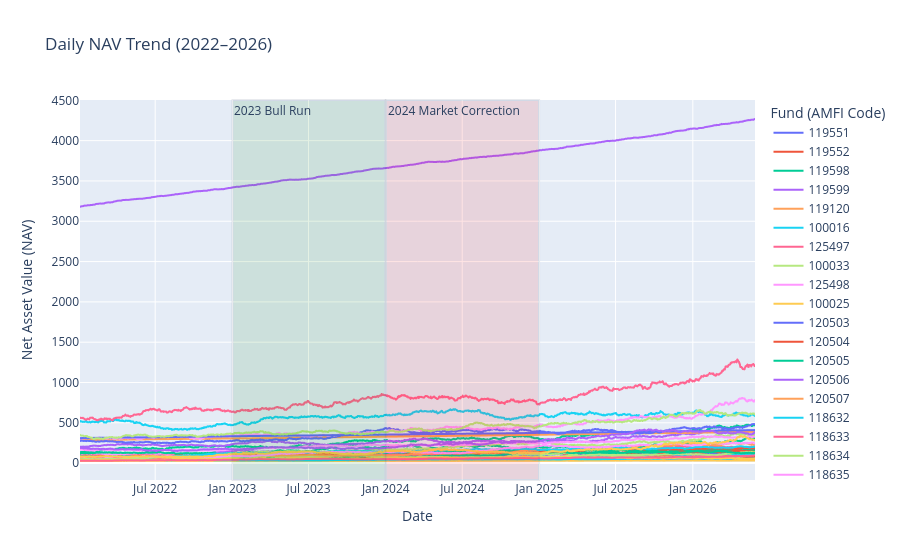

Notebook cell for this chart:
### Code cell
fig = px.line(
    nav,
    x="date",
    y="nav",
    color="amfi_code",
    title="Daily NAV Trend (2022–2026)",
    labels={
        "date": "Date",
        "nav": "Net Asset Value (NAV)",
        "amfi_code": "Fund (AMFI Code)"
    }
)

# Highlight Bull Run
fig.add_vrect(
    x0="2023-01-01",
    x1="2023-12-31",
    fillcolor="green",
    opacity=0.1,
    annotation_text="2023 Bull Run",
    annotation_position="top left"
)

# Highlight Market Correction
fig.add_vrect(
    x0="2024-01-01",
    x1="2024-12-31",
    fillcolor="red",
    opacity=0.1,
    annotation_text="2024 Market Correction",
    annotation_position="top left"
)

fig.show()

### Figure 1 — Plotly figure (JSON) as saved in the notebook; plotly's stock layout.template omitted (floating-point values rounded to 4 significant figures; data arrays with more than 128 entries replaced by an {"elided": "..."} marker saying what was removed)
{"data": [{"hovertemplate": "Fund (AMFI Code)=119551<br>Date=%{x}<br>Net Asset Value (NAV)=%{y}<extra></extra>", "legendgroup": "119551", "line": {"color": "#636efa", "dash": "solid"}, "marker": {"symbol": "circle"}, "mode": "lines", "name": "119551", "showlegend": true, "type": "scattergl", "x": {"elided": "1150 str values"}, "xaxis": "x", "y": {"elided": "1150 float values"}, "yaxis": "y"}, {"hovertemplate": "Fund (AMFI Code)=119552<br>Date=%{x}<br>Net Asset Value (NAV)=%{y}<extra></extra>", "legendgroup": "119552", "line": {"color": "#EF553B", "dash": "solid"}, "marker": {"symbol": "circle"}, "mode": "lines", "name": "119552", "showlegend": true, "type": "scattergl", "x": {"elided": "1150 str values"}, "xaxis": "x", "y": {"elided": "1150 float values"}, "yaxis": "y"}, {"hovertemplate": "Fund (AMFI Code)=119598<br>Date=%{x}<br>Net Asset Value (NAV)=%{y}<extra></extra>", "legendgroup": "119598", "line": {"color": "#00cc96", "dash": "solid"}, "marker": {"symbol": "circle"}, "mode": "lines", "name": "119598", "showlegend": true, "type": "scattergl", "x": {"elided": "1150 str values"}, "xaxis": "x", "y": {"elided": "1150 float values"}, "yaxis": "y"}, {"hovertemplate": "Fund (AMFI Code)=119599<br>Date=%{x}<br>Net Asset Value (NAV)=%{y}<extra></extra>", "legendgroup": "119599", "line": {"color": "#ab63fa", "dash": "solid"}, "marker": {"symbol": "circle"}, "mode": "lines", "name": "119599", "showlegend": true, "type": "scattergl", "x": {"elided": "1150 str values"}, "xaxis": "x", "y": {"elided": "1150 float values"}, "yaxis": "y"}, {"hovertemplate": "Fund (AMFI Code)=119120<br>Date=%{x}<br>Net Asset Value (NAV)=%{y}<extra></extra>", "legendgroup": "119120", "line": {"color": "#FFA15A", "dash": "solid"}, "marker": {"symbol": "circle"}, "mode": "lines", "name": "119120", "showlegend": true, "type": "scattergl", "x": {"elided": "1150 str values"}, "xaxis": "x", "y": {"elided": "1150 float values"}, "yaxis": "y"}, {"hovertemplate": "Fund (AMFI Code)=100016<br>Date=%{x}<br>Net Asset Value (NAV)=%{y}<extra></extra>", "legendgroup": "100016", "line": {"color": "#19d3f3", "dash": "solid"}, "marker": {"symbol": "circle"}, "mode": "lines", "name": "100016", "showlegend": true, "type": "scattergl", "x": {"elided": "1150 str values"}, "xaxis": "x", "y": {"elided": "1150 float values"}, "yaxis": "y"}, {"hovertemplate": "Fund (AMFI Code)=125497<br>Date=%{x}<br>Net Asset Value (NAV)=%{y}<extra></extra>", "legendgroup": "125497", "line": {"color": "#FF6692", "dash": "solid"}, "marker": {"symbol": "circle"}, "mode": "lines", "name": "125497", "showlegend": true, "type": "scattergl", "x": {"elided": "1150 str values"}, "xaxis": "x", "y": {"elided": "1150 float values"}, "yaxis": "y"}, {"hovertemplate": "Fund (AMFI Code)=100033<br>Date=%{x}<br>Net Asset Value (NAV)=%{y}<extra></extra>", "legendgroup": "100033", "line": {"color": "#B6E880", "dash": "solid"}, "marker": {"symbol": "circle"}, "mode": "lines", "name": "100033", "showlegend": true, "type": "scattergl", "x": {"elided": "1150 str values"}, "xaxis": "x", "y": {"elided": "1150 float values"}, "yaxis": "y"}, {"hovertemplate": "Fund (AMFI Code)=125498<br>Date=%{x}<br>Net Asset Value (NAV)=%{y}<extra></extra>", "legendgroup": "125498", "line": {"color": "#FF97FF", "dash": "solid"}, "marker": {"symbol": "circle"}, "mode": "lines", "name": "125498", "showlegend": true, "type": "scattergl", "x": {"elided": "1150 str values"}, "xaxis": "x", "y": {"elided": "1150 float values"}, "yaxis": "y"}, {"hovertemplate": "Fund (AMFI Code)=100025<br>Date=%{x}<br>Net Asset Value (NAV)=%{y}<extra></extra>", "legendgroup": "100025", "line": {"color": "#FECB52", "dash": "solid"}, "marker": {"symbol": "circle"}, "mode": "lines", "name": "100025", "showlegend": true, "type": "scattergl", "x": {"elided": "1150 str values"}, "xaxis": "x", "y": {"elided": "1150 float values"}, "yaxis": "y"}, {"hovertemplate": "Fund (AMFI Code)=120503<br>Date=%{x}<br>Net Asset Value (NAV)=%{y}<extra></extra>", "legendgroup": "120503", "line": {"color": "#636efa", "dash": "solid"}, "marker": {"symbol": "circle"}, "mode": "lines", "name": "120503", "showlegend": true, "type": "scattergl", "x": {"elided": "1150 str values"}, "xaxis": "x", "y": {"elided": "1150 float values"}, "yaxis": "y"}, {"hovertemplate": "Fund (AMFI Code)=120504<br>Date=%{x}<br>Net Asset Value (NAV)=%{y}<extra></extra>", "legendgroup": "120504", "line": {"color": "#EF553B", "dash": "solid"}, "marker": {"symbol": "circle"}, "mode": "lines", "name": "120504", "showlegend": true, "type": "scattergl", "x": {"elided": "1150 str values"}, "xaxis": "x", "y": {"elided": "1150 float values"}, "yaxis": "y"}, {"hovertemplate": "Fund (AMFI Code)=120505<br>Date=%{x}<br>Net Asset Value (NAV)=%{y}<extra></extra>", "legendgroup": "120505", "line": {"color": "#00cc96", "dash": "solid"}, "marker": {"symbol": "circle"}, "mode": "lines", "name": "120505", "showlegend": true, "type": "scattergl", "x": {"elided": "1150 str values"}, "xaxis": "x", "y": {"elided": "1150 float values"}, "yaxis": "y"}, {"hovertemplate": "Fund (AMFI Code)=120506<br>Date=%{x}<br>Net Asset Value (NAV)=%{y}<extra></extra>", "legendgroup": "120506", "line": {"color": "#ab63fa", "dash": "solid"}, "marker": {"symbol": "circle"}, "mode": "lines", "name": "120506", "showlegend": true, "type": "scattergl", "x": {"elided": "1150 str values"}, "xaxis": "x", "y": {"elided": "1150 float values"}, "yaxis": "y"}, {"hovertemplate": "Fund (AMFI Code)=120507<br>Date=%{x}<br>Net Asset Value (NAV)=%{y}<extra></extra>", "legendgroup": "120507", "line": {"color": "#FFA15A", "dash": "solid"}, "marker": {"symbol": "circle"}, "mode": "lines", "name": "120507", "showlegend": true, "type": "scattergl", "x": {"elided": "1150 str values"}, "xaxis": "x", "y": {"elided": "1150 float values"}, "yaxis": "y"}, {"hovertemplate": "Fund (AMFI Code)=118632<br>Date=%{x}<br>Net Asset Value (NAV)=%{y}<extra></extra>", "legendgroup": "118632", "line": {"color": "#19d3f3", "dash": "solid"}, "marker": {"symbol": "circle"}, "mode": "lines", "name": "118632", "showlegend": true, "type": "scattergl", "x": {"elided": "1150 str values"}, "xaxis": "x", "y": {"elided": "1150 float values"}, "yaxis": "y"}, {"hovertemplate": "Fund (AMFI Code)=118633<br>Date=%{x}<br>Net Asset Value (NAV)=%{y}<extra></extra>", "legendgroup": "118633", "line": {"color": "#FF6692", "dash": "solid"}, "marker": {"symbol": "circle"}, "mode": "lines", "name": "118633", "showlegend": true, "type": "scattergl", "x": {"elided": "1150 str values"}, "xaxis": "x", "y": {"elided": "1150 float values"}, "yaxis": "y"}, {"hovertemplate": "Fund (AMFI Code)=118634<br>Date=%{x}<br>Net Asset Value (NAV)=%{y}<extra></extra>", "legendgroup": "118634", "line": {"color": "#B6E880", "dash": "solid"}, "marker": {"symbol": "circle"}, "mode": "lines", "name": "118634", "showlegend": true, "type": "scattergl", "x": {"elided": "1150 str values"}, "xaxis": "x", "y": {"elided": "1150 float values"}, "yaxis": "y"}, {"hovertemplate": "Fund (AMFI Code)=118635<br>Date=%{x}<br>Net Asset Value (NAV)=%{y}<extra></extra>", "legendgroup": "118635", "line": {"color": "#FF97FF", "dash": "solid"}, "marker": {"symbol": "circle"}, "mode": "lines", "name": "118635", "showlegend": true, "type": "scattergl", "x": {"elided": "1150 str values"}, "xaxis": "x", "y": {"elided": "1150 float values"}, "yaxis": "y"}, {"hovertemplate": "Fund (AMFI Code)=118636<br>Date=%{x}<br>Net Asset Value (NAV)=%{y}<extra></extra>", "legendgroup": "118636", "line": {"color": "#FECB52", "dash": "solid"}, "marker": {"symbol": "circle"}, "mode": "lines", "name": "118636", "showlegend": true, "type": "scattergl", "x": {"elided": "1150 str values"}, "xaxis": "x", "y": {"elided": "1150 float values"}, "yaxis": "y"}, {"hovertemplate": "Fund (AMFI Code)=120841<br>Date=%{x}<br>Net Asset Value (NAV)=%{y}<extra></extra>", "legendgroup": "120841", "line": {"color": "#636efa", "dash": "solid"}, "marker": {"symbol": "circle"}, "mode": "lines", "name": "120841", "showlegend": true, "type": "scattergl", "x": {"elided": "1150 str values"}, "xaxis": "x", "y": {"elided": "1150 float values"}, "yaxis": "y"}, {"hovertemplate": "Fund (AMFI Code)=120842<br>Date=%{x}<br>Net Asset Value (NAV)=%{y}<extra></extra>", "legendgroup": "120842", "line": {"color": "#EF553B", "dash": "solid"}, "marker": {"symbol": "circle"}, "mode": "lines", "name": "120842", "showlegend": true, "type": "scattergl", "x": {"elided": "1150 str values"}, "xaxis": "x", "y": {"elided": "1150 float values"}, "yaxis": "y"}, {"hovertemplate": "Fund (AMFI Code)=120843<br>Date=%{x}<br>Net Asset Value (NAV)=%{y}<extra></extra>", "legendgroup": "120843", "line": {"color": "#00cc96", "dash": "solid"}, "marker": {"symbol": "circle"}, "mode": "lines", "name": "120843", "showlegend": true, "type": "scattergl", "x": {"elided": "1150 str values"}, "xaxis": "x", "y": {"elided": "1150 float values"}, "yaxis": "y"}, {"hovertemplate": "Fund (AMFI Code)=120844<br>Date=%{x}<br>Net Asset Value (NAV)=%{y}<extra></extra>", "legendgroup": "120844", "line": {"color": "#ab63fa", "dash": "solid"}, "marker": {"symbol": "circle"}, "mode": "lines", "name": "120844", "showlegend": true, "type": "scattergl", "x": {"elided": "1150 str values"}, "xaxis": "x", "y": {"elided": "1150 float values"}, "yaxis": "y"}, {"hovertemplate": "Fund (AMFI Code)=119092<br>Date=%{x}<br>Net Asset Value (NAV)=%{y}<extra></extra>", "legendgroup": "119092", "line": {"color": "#FFA15A", "dash": "solid"}, "marker": {"symbol": "circle"}, "mode": "lines", "name": "119092", "showlegend": true, "type": "scattergl", "x": {"elided": "1150 str values"}, "xaxis": "x", "y": {"elided": "1150 float values"}, "yaxis": "y"}, {"hovertemplate": "Fund (AMFI Code)=119093<br>Date=%{x}<br>Net Asset Value (NAV)=%{y}<extra></extra>", "legendgroup": "119093", "line": {"color": "#19d3f3", "dash": "solid"}, "marker": {"symbol": "circle"}, "mode": "lines", "name": "119093", "showlegend": true, "type": "scattergl", "x": {"elided": "1150 str values"}, "xaxis": "x", "y": {"elided": "1150 float values"}, "yaxis": "y"}, {"hovertemplate": "Fund (AMFI Code)=119094<br>Date=%{x}<br>Net Asset Value (NAV)=%{y}<extra></extra>", "legendgroup": "119094", "line": {"color": "#FF6692", "dash": "solid"}, "marker": {"symbol": "circle"}, "mode": "lines", "name": "119094", "showlegend": true, "type": "scattergl", "x": {"elided": "1150 str values"}, "xaxis": "x", "y": {"elided": "1150 float values"}, "yaxis": "y"}, {"hovertemplate": "Fund (AMFI Code)=119095<br>Date=%{x}<br>Net Asset Value (NAV)=%{y}<extra></extra>", "legendgroup": "119095", "line": {"color": "#B6E880", "dash": "solid"}, "marker": {"symbol": "circle"}, "mode": "lines", "name": "119095", "showlegend": true, "type": "scattergl", "x": {"elided": "1150 str values"}, "xaxis": "x", "y": {"elided": "1150 float values"}, "yaxis": "y"}, {"hovertemplate": "Fund (AMFI Code)=101206<br>Date=%{x}<br>Net Asset Value (NAV)=%{y}<extra></extra>", "legendgroup": "101206", "line": {"color": "#FF97FF", "dash": "solid"}, "marker": {"symbol": "circle"}, "mode": "lines", "name": "101206", "showlegend": true, "type": "scattergl", "x": {"elided": "1150 str values"}, "xaxis": "x", "y": {"elided": "1150 float values"}, "yaxis": "y"}, {"hovertemplate": "Fund (AMFI Code)=101207<br>Date=%{x}<br>Net Asset Value (NAV)=%{y}<extra></extra>", "legendgroup": "101207", "line": {"color": "#FECB52", "dash": "solid"}, "marker": {"symbol": "circle"}, "mode": "lines", "name": "101207", "showlegend": true, "type": "scattergl", "x": {"elided": "1150 str values"}, "xaxis": "x", "y": {"elided": "1150 float values"}, "yaxis": "y"}, {"hovertemplate": "Fund (AMFI Code)=101208<br>Date=%{x}<br>Net Asset Value (NAV)=%{y}<extra></extra>", "legendgroup": "101208", "line": {"color": "#636efa", "dash": "solid"}, "marker": {"symbol": "circle"}, "mode": "lines", "name": "101208", "showlegend": true, "type": "scattergl", "x": {"elided": "1150 str values"}, "xaxis": "x", "y": {"elided": "1150 float values"}, "yaxis": "y"}, {"hovertemplate": "Fund (AMFI Code)=102885<br>Date=%{x}<br>Net Asset Value (NAV)=%{y}<extra></extra>", "legendgroup": "102885", "line": {"color": "#EF553B", "dash": "solid"}, "marker": {"symbol": "circle"}, "mode": "lines", "name": "102885", "showlegend": true, "type": "scattergl", "x": {"elided": "1150 str values"}, "xaxis": "x", "y": {"elided": "1150 float values"}, "yaxis": "y"}, {"hovertemplate": "Fund (AMFI Code)=102886<br>Date=%{x}<br>Net Asset Value (NAV)=%{y}<extra></extra>", "legendgroup": "102886", "line": {"color": "#00cc96", "dash": "solid"}, "marker": {"symbol": "circle"}, "mode": "lines", "name": "102886", "showlegend": true, "type": "scattergl", "x": {"elided": "1150 str values"}, "xaxis": "x", "y": {"elided": "1150 float values"}, "yaxis": "y"}, {"hovertemplate": "Fund (AMFI Code)=102887<br>Date=%{x}<br>Net Asset Value (NAV)=%{y}<extra></extra>", "legendgroup": "102887", "line": {"color": "#ab63fa", "dash": "solid"}, "marker": {"symbol": "circle"}, "mode": "lines", "name": "102887", "showlegend": true, "type": "scattergl", "x": {"elided": "1150 str values"}, "xaxis": "x", "y": {"elided": "1150 float values"}, "yaxis": "y"}, {"hovertemplate": "Fund (AMFI Code)=148567<br>Date=%{x}<br>Net Asset Value (NAV)=%{y}<extra></extra>", "legendgroup": "148567", "line": {"color": "#FFA15A", "dash": "solid"}, "marker": {"symbol": "circle"}, "mode": "lines", "name": "148567", "showlegend": true, "type": "scattergl", "x": {"elided": "1150 str values"}, "xaxis": "x", "y": {"elided": "1150 float values"}, "yaxis": "y"}, {"hovertemplate": "Fund (AMFI Code)=148568<br>Date=%{x}<br>Net Asset Value (NAV)=%{y}<extra></extra>", "legendgroup": "148568", "line": {"color": "#19d3f3", "dash": "solid"}, "marker": {"symbol": "circle"}, "mode": "lines", "name": "148568", "showlegend": true, "type": "scattergl", "x": {"elided": "1150 str values"}, "xaxis": "x", "y": {"elided": "1150 float values"}, "yaxis": "y"}, {"hovertemplate": "Fund (AMFI Code)=148569<br>Date=%{x}<br>Net Asset Value (NAV)=%{y}<extra></extra>", "legendgroup": "148569", "line": {"color": "#FF6692", "dash": "solid"}, "marker": {"symbol": "circle"}, "mode": "lines", "name": "148569", "showlegend": true, "type": "scattergl", "x": {"elided": "1150 str values"}, "xaxis": "x", "y": {"elided": "1150 float values"}, "yaxis": "y"}, {"hovertemplate": "Fund (AMFI Code)=149322<br>Date=%{x}<br>Net Asset Value (NAV)=%{y}<extra></extra>", "legendgroup": "149322", "line": {"color": "#B6E880", "dash": "solid"}, "marker": {"symbol": "circle"}, "mode": "lines", "name": "149322", "showlegend": true, "type": "scattergl", "x": {"elided": "1150 str values"}, "xaxis": "x", "y": {"elided": "1150 float values"}, "yaxis": "y"}, {"hovertemplate": "Fund (AMFI Code)=149323<br>Date=%{x}<br>Net Asset Value (NAV)=%{y}<extra></extra>", "legendgroup": "149323", "line": {"color": "#FF97FF", "dash": "solid"}, "marker": {"symbol": "circle"}, "mode": "lines", "name": "149323", "showlegend": true, "type": "scattergl", "x": {"elided": "1150 str values"}, "xaxis": "x", "y": {"elided": "1150 float values"}, "yaxis": "y"}, {"hovertemplate": "Fund (AMFI Code)=149324<br>Date=%{x}<br>Net Asset Value (NAV)=%{y}<extra></extra>", "legendgroup": "149324", "line": {"color": "#FECB52", "dash": "solid"}, "marker": {"symbol": "circle"}, "mode": "lines", "name": "149324", "showlegend": true, "type": "scattergl", "x": {"elided": "1150 str values"}, "xaxis": "x", "y": {"elided": "1150 float values"}, "yaxis": "y"}], "layout": {"annotations": [{"showarrow": false, "text": "2023 Bull Run", "x": "2023-01-01", "xanchor": "left", "xref": "x", "y": 1, "yanchor": "top", "yref": "y domain"}, {"showarrow": false, "text": "2024 Market Correction", "x": "2024-01-01", "xanchor": "left", "xref": "x", "y": 1, "yanchor": "top", "yref": "y domain"}], "legend": {"title": {"text": "Fund (AMFI Code)"}, "tracegroupgap": 0}, "shapes": [{"fillcolor": "green", "opacity": 0.1, "type": "rect", "x0": "2023-01-01", "x1": "2023-12-31", "xref": "x", "y0": 0, "y1": 1, "yref": "y domain"}, {"fillcolor": "red", "opacity": 0.1, "type": "rect", "x0": "2024-01-01", "x1": "2024-12-31", "xref": "x", "y0": 0, "y1": 1, "yref": "y domain"}], "title": {"text": "Daily NAV Trend (2022–2026)"}, "xaxis": {"anchor": "y", "domain": [0, 1], "title": {"text": "Date"}}, "yaxis": {"anchor": "x", "domain": [0, 1], "title": {"text": "Net Asset Value (NAV)"}}}}
